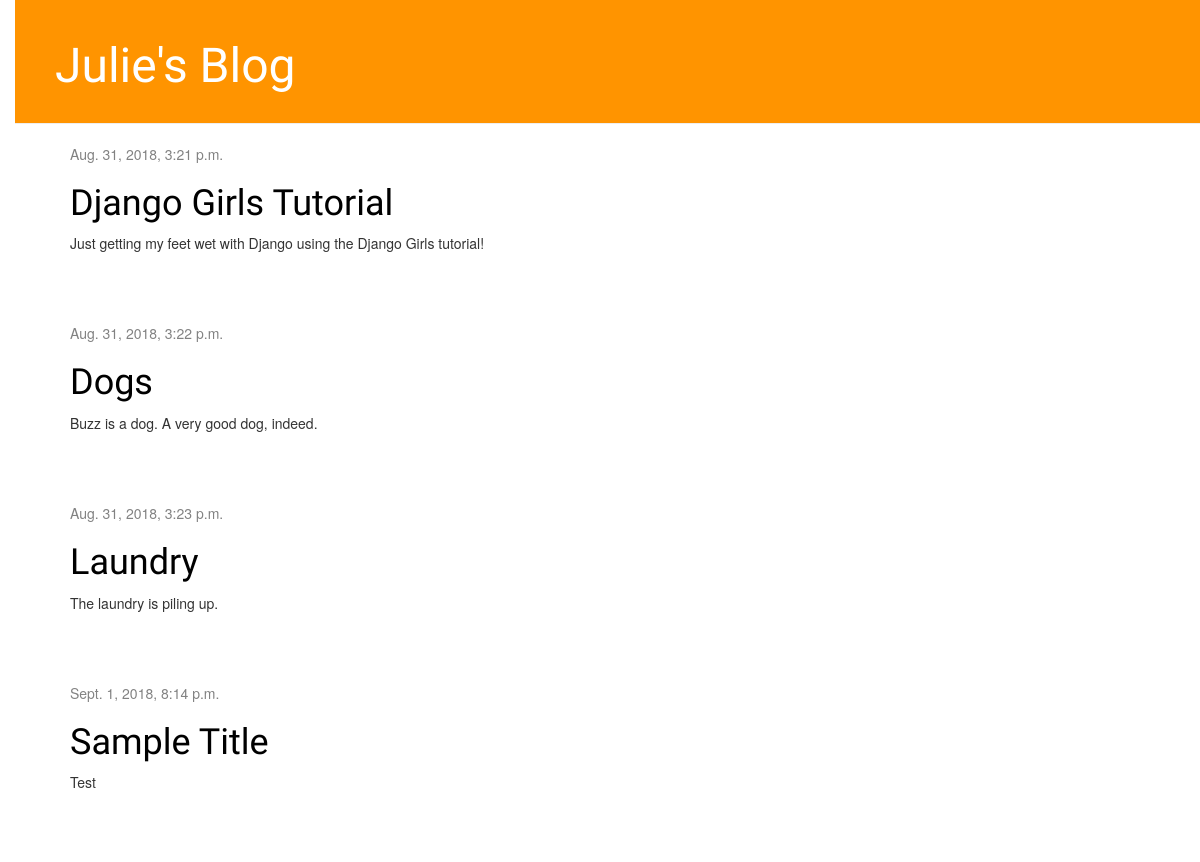
The app's page /, older data.
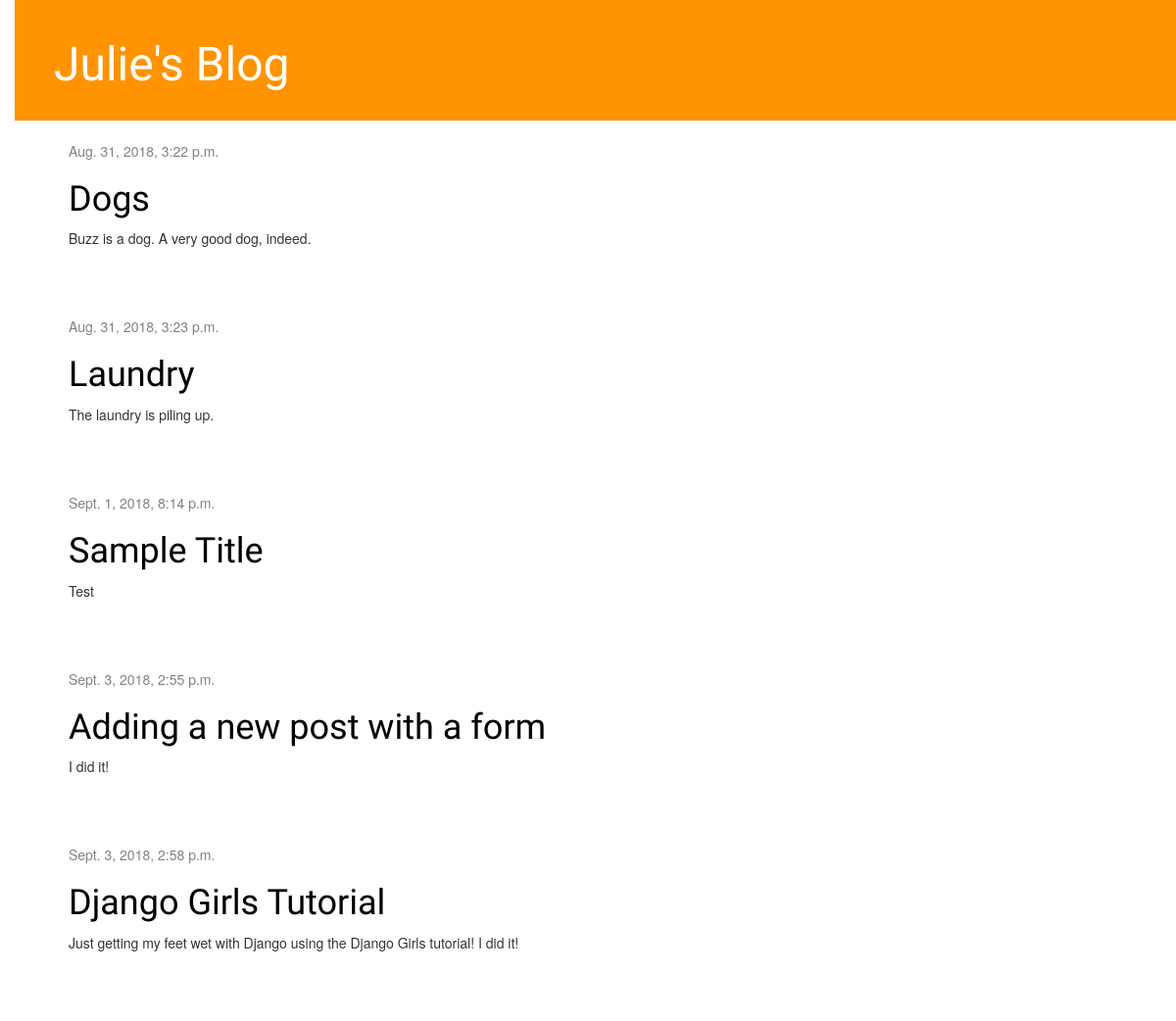
The same page, newer data.
### blog/models.py (models this page shows, shortened)
class Post(models.Model):
    author = models.ForeignKey('auth.User', on_delete=models.CASCADE)
    title = models.CharField(max_length=200)
    text = models.TextField()
    created_date = models.DateTimeField(default=timezone.now)
    published_date = models.DateTimeField(blank=True, null=True)

### blog/views.py (the view)
# urls.py: path('', views.post_list, name='post_list'),
def post_list(request):
    posts = Post.objects.filter(published_date__lte=timezone.now()).order_by('published_date')
    return render(request, 'blog/post_list.html', {'posts': posts})

### blog/templates/blog/post_list.html
{% extends 'blog/base.html' %}
{% block content %}
    {% for post in posts %}
        <div class="post">
            <div class="date">
                {{ post.published_date }}
            </div>
            <h1><a href="{% url 'post_detail' pk=post.pk %}">{{ post.title }}</a></h1>
            <p>{{ post.text|linebreaksbr }}</p>
        </div>
    {% endfor %}
{% endblock %}

### blog/templates/blog/base.html (shortened to what this page needs)
{% load static %}
<html>
    <head>
        <link rel="stylesheet" href="//maxcdn.bootstrapcdn.com/bootstrap/3.2.0/css/bootstrap.min.css">
        <link rel="stylesheet" href="//maxcdn.bootstrapcdn.com/bootstrap/3.2.0/css/bootstrap-theme.min.css">
        <link rel="stylesheet" href="{% static 'css/blog.css' %}">
    </head>
    <body>
        <div class="page-header">
            <h1><a href="/">Julie's Blog</a></h1>
        </div>
        <div class="content container">
            <div class="row">
                <div class="col-md-8">
                {% block content %}
                {% endblock %}
                </div>
            </div>
        </div>
    </body>
</html>

### blog/static/css/blog.css (style rules this page uses)
.page-header { background-color: #ff9400; margin-top: 0; padding: 20px 20px 20px 40px; }
.page-header h1, .page-header h1 a, .page-header h1 a:visited, .page-header h1 a:active { color: #ffffff; font-size: 36pt; text-decoration: none; }
.content { margin-left: 40px; }
h1, h2, h3, h4 { font-family: 'Lobster', cursive; }
.date { color: #828282; }
.post { margin-bottom: 70px; }
.post h1 a, .post h1 a:visited { color: #000000; }
h1 a { color: #FCA205; font-family: 'Lobster'; }
body { padding-left: 15px; }

Row changes from the older to the newer data that the page shows:
added Post: published_date "Sept. 3, 2018, 2:55 p.m.", title "Adding a new post with a form", text "I did it!"
changed Post "Django Girls Tutorial": published_date "Aug. 31, 2018, 3:21 p.m." → "Sept. 3, 2018, 2:58 p.m."; text "Just getting my feet wet with Django using the Django Girls tutorial!" → "Just getting my feet wet with Django using the Django Girls tutorial! I did it!"; moves down the list
